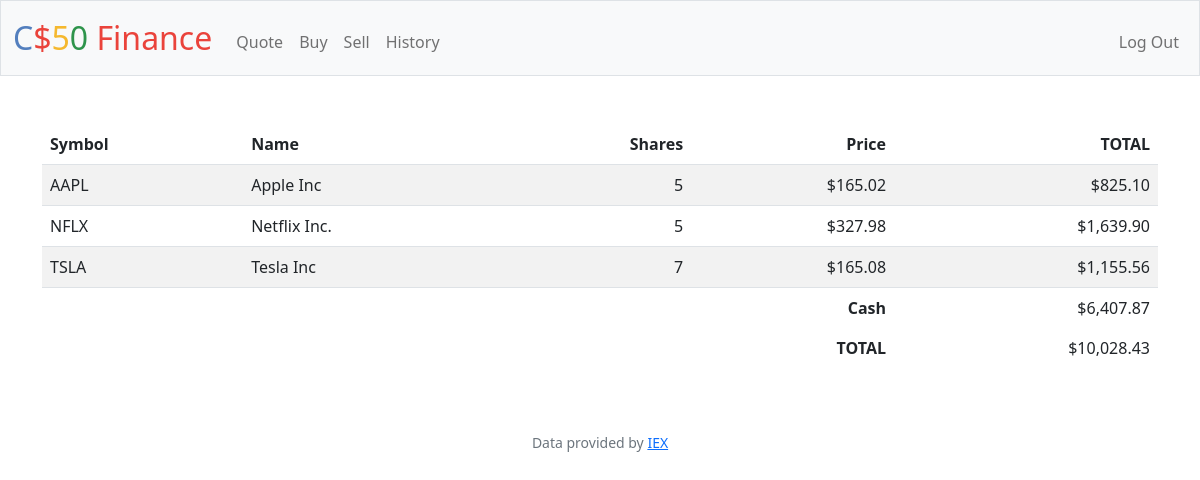
The page / (signed in) on the database its author committed.
### tables this page shows
CREATE TABLE history (
                id INTEGER,
                account TEXT NOT NULL,
                time TIMESTAMP DEFAULT CURRENT_TIMESTAMP,
                type TEXT NOT NULL,
                symbol TEXT NOT NULL,
                name TEXT NOT NULL,
                shares INTEGER NOT NULL,
                price REAL,
                PRIMARY KEY(id),
                FOREIGN KEY(account) REFERENCES users(username)
            );

CREATE TABLE users (id INTEGER PRIMARY KEY AUTOINCREMENT NOT NULL, username TEXT NOT NULL, hash TEXT NOT NULL, cash NUMERIC NOT NULL DEFAULT 10000.00);

### app.py (the view)
@app.route("/")
@login_required
def index():
    name = db.execute("SELECT username FROM users WHERE id = ?", session["user_id"])[0]["username"]
    stocks = db.execute("SELECT symbol, price, name, SUM(shares) as shares FROM history WHERE account = ? GROUP BY symbol HAVING SUM(shares) > 0", name)
    cash = db.execute("SELECT cash FROM users WHERE id = ?", session["user_id"])[0]["cash"]
    total = cash
    for stock in stocks:
        total += stock["price"] * stock["shares"]
    return render_template("index.html", stocks=stocks, cash=cash, total=total, dollar=usd)

### app.py (called while the page is built)
@app.after_request
def after_request(response):
    response.headers["Cache-Control"] = "no-cache, no-store, must-revalidate"
    response.headers["Expires"] = 0
    response.headers["Pragma"] = "no-cache"
    return response

### helpers.py (called while the page is built)
def login_required(f):
    @wraps(f)
    def decorated_function(*args, **kwargs):
        if session.get("user_id") is None:
            return redirect("/login")
        return f(*args, **kwargs)
    return decorated_function

def usd(value):
    return f"${value:,.2f}"

### templates/index.html (shortened to what this page needs)
{% extends "layout.html" %}
{% block main %}
<table class="table table-striped">
    <thead>
        <tr>
            <th class="text-start">Symbol</th>
            <th class="text-start">Name</th>
            <th class="text-end">Shares</th>
            <th class="text-end">Price</th>
            <th class="text-end">TOTAL</th>
        </tr>
    </thead>
    <tbody>
        {% for stock in stocks %}
        <tr>
            <td class="text-start">{{ stock["symbol"] }}</td>
            <td class="text-start">{{ stock["name"] }}</td>
            <td class="text-end">{{ stock["shares"] }}</td>
            <td class="text-end">{{ dollar(stock["price"]) }}</td>
            <td class="text-end">{{ dollar(stock["shares"] * stock["price"]) }}</td>
        </tr>
        {% endfor %}
    </tbody>
    <tfoot>
        <tr>
            <td class="border-0 fw-bold text-end" colspan="4">Cash</td>
            <td class="border-0 text-end">{{ dollar(cash) }}</td>
        </tr>
        <tr>
            <td class="border-0 fw-bold text-end" colspan="4">TOTAL</td>
            <td class="border-0 w-bold text-end">{{ dollar(total) }}</td>
        </tr>
    </tfoot>
</table>
{% endblock %}

### rows shown on the page
history: symbol "AAPL", name "Apple Inc", shares "5", price "$165.02", dollar "$825.10"
history: symbol "TSLA", name "Tesla Inc", shares "7", price "$165.08", dollar "$1,155.56"
users: cash "$6,407.87"

### other values the page prints
{{ stock["symbol"] }} "NFLX"
{{ stock["name"] }} "Netflix Inc."
{{ stock["shares"] }} "5"
{{ dollar(stock["price"]) }} "$327.98"
{{ dollar(stock["shares"] * stock["price"]) }} "$1,639.90"
{{ dollar(total) }} "$10,028.43"
